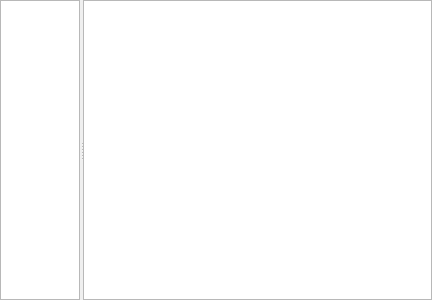
<?xml version="1.0" encoding="UTF-8"?>
<ui version="4.0">
 <class>main_widget</class>
 <widget class="QWidget" name="main_widget">
  <property name="geometry">
   <rect>
    <x>0</x>
    <y>0</y>
    <width>432</width>
    <height>300</height>
   </rect>
  </property>
  <property name="windowTitle">
   <string>Form</string>
  </property>
  <layout class="QHBoxLayout" name="horizontalLayout">
   <property name="spacing">
    <number>0</number>
   </property>
   <property name="leftMargin">
    <number>0</number>
   </property>
   <property name="topMargin">
    <number>0</number>
   </property>
   <property name="rightMargin">
    <number>0</number>
   </property>
   <property name="bottomMargin">
    <number>0</number>
   </property>
   <item>
    <widget class="QSplitter" name="splitter">
     <property name="orientation">
      <enum>Qt::Horizontal</enum>
     </property>
     <property name="handleWidth">
      <number>3</number>
     </property>
     <widget class="drawer_list" name="drawer">
      <property name="minimumSize">
       <size>
        <width>80</width>
        <height>0</height>
       </size>
      </property>
      <property name="maximumSize">
       <size>
        <width>80</width>
        <height>16777215</height>
       </size>
      </property>
     </widget>
     <widget class="canvas_view" name="view"/>
    </widget>
   </item>
  </layout>
 </widget>
 <customwidgets>
  <customwidget>
   <class>canvas_view</class>
   <extends>QGraphicsView</extends>
   <header>canvas_view.h</header>
  </customwidget>
  <customwidget>
   <class>drawer_list</class>
   <extends>QListWidget</extends>
   <header>drawer_list.h</header>
  </customwidget>
 </customwidgets>
 <resources/>
 <connections/>
</ui>
